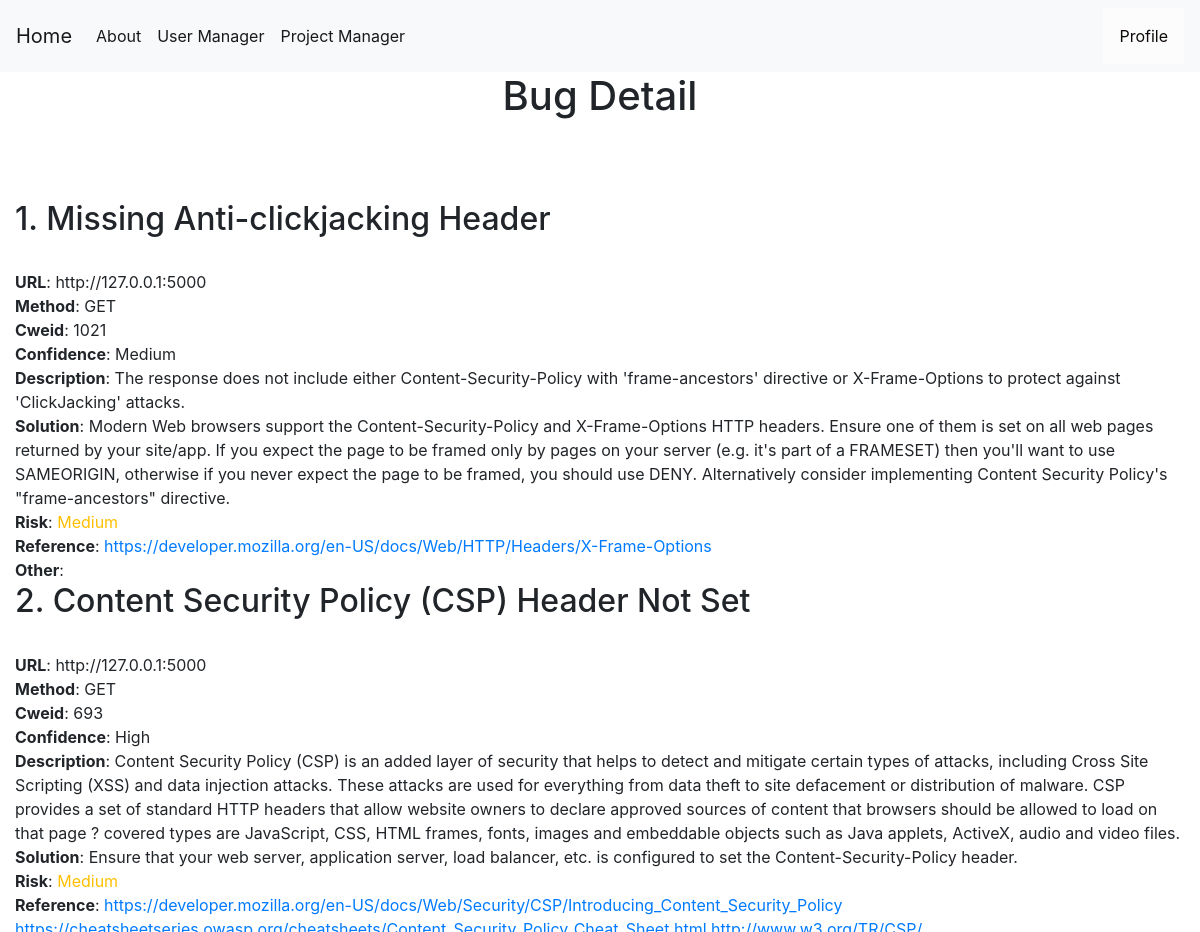
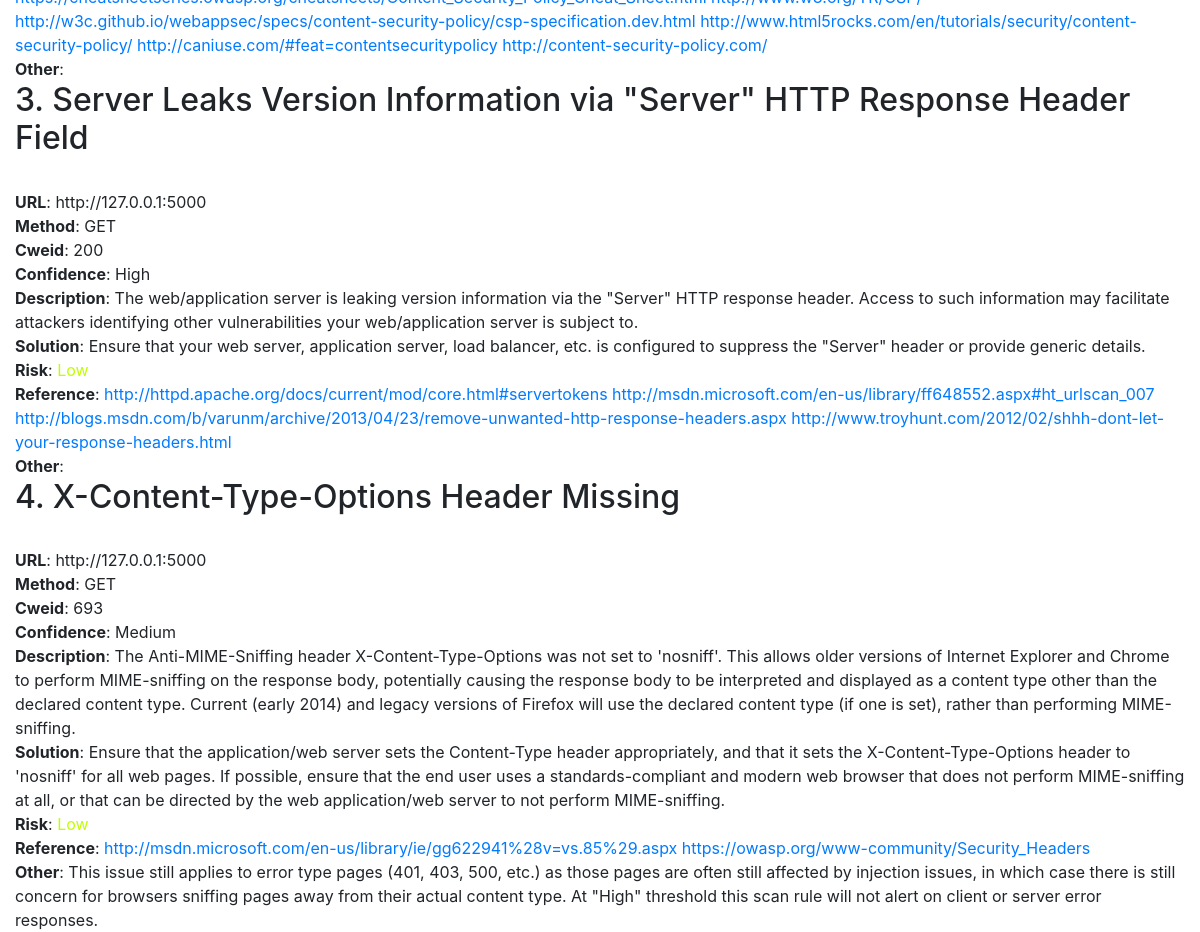
The app's page /bug-detail/2 (signed in) with its own data (2 pictures, top to bottom).
### tables this page shows
CREATE TABLE bugs (
    bugid INTEGER PRIMARY KEY AUTOINCREMENT,
    requestid INTEGER NOT NULL,
    name TEXT NOT NULL,
    bugurl TEXT NOT NULL,
    method TEXT NOT NULL,
    cweid TEXT NOT NULL,
    confidence TEXT NOT NULL,
    description TEXT NOT NULL,
    solution TEXT NOT NULL,
    risk TEXT NOT NULL,
    reference TEXT NOT NULL,
    other TEXT NOT NULL,
    pentester INTEGER,
    FOREIGN KEY (pentester) REFERENCES users(userid) ON DELETE CASCADE
    FOREIGN KEY (requestid) REFERENCES requests(requestid) ON DELETE CASCADE
);

### app.py (the view)
@app.route('/bug-detail/<int:id>', methods=('GET', 'POST'))
def bug_detail(id):
    msg = ''
    conn = get_db_connection()
    if session["userid"] == None:
        return redirect(url_for('login'))
    currentuser = get_current_user()
    conn = get_db_connection()
    requesturl = conn.execute('SELECT requesturl FROM requests WHERE requestid = ?',(id,)).fetchone()
    bugs = conn.execute('SELECT * FROM bugs WHERE bugurl LIKE ?',(requesturl["requesturl"],)).fetchall()
    return render_template('bug_detail.html',request=request,currentuser=currentuser,bugs=bugs,msg=msg)

### app.py (called while the page is built)
def get_db_connection():
    conn = sqlite3.connect('database.db')
    conn.row_factory = sqlite3.Row
    return conn

def get_current_user():
    userid = session["userid"]
    conn = get_db_connection()
    user = conn.execute('SELECT * FROM users WHERE userid = ?',(userid,)).fetchone()
    conn.commit()
    conn.close()
    return user

### templates/bug_detail.html (shortened to what this page needs)
{% extends 'base.html' %}
{% block content %}
    <center><h1>{% block title %}  Bug Detail  {% endblock %}</h1></center>
    <link rel= "stylesheet" type= "text/css" href= "{{ url_for('static',filename='css/showuser.css') }}">
  {% for bug in bugs %}
    <h2>{{ loop.index }}. {{bug.name}}</h2></br>
    <b>URL</b>: {{bug.bugurl}}</br>
    <b>Method</b>: {{bug.method}}<br>
    <b>Cweid</b>: {{bug.cweid}}</br>
    <b>Confidence</b>: {{bug.confidence}}</br>
    <b>Description</b>: {{bug.description}}</br>
    <b>Solution</b>: {{bug.solution}}</br>
    <b>Risk</b>:
    {% if bug.risk == "Informational" %}
    <a style="color:#00ffbf;">{{bug.risk}}</a></br>
    {% elif bug.risk == "Low" %}
    <a style="color:#bfff00;">{{bug.risk}}</a></br>
    {% elif bug.risk == "Medium" %}
    <a style="color:#ffbf00;">{{bug.risk}}</a></br>
    {% elif bug.risk == "High" %}
    <a style="color:#ff0000;">{{bug.risk}}</a></br>
    {% elif bug.risk == "Critical" %}
    <a style="color:#8000ff;" >{{bug.risk}}</a></br>
    {% endif %}
    <b>Reference</b>: <a href="{{bug.reference}}">{{bug.reference}}</a></br>
    <b>Other</b>: {{bug.other}}</br>
  {% endfor %}
{% endblock %}

### static/css/style.css (style rules this page uses)
body { min-height: 100vh; height: 100%; margin: 0; z-index: 10; display: grid; grid-template-rows: auto 1fr auto; }
body { display: flex; flex-direction: column; }

### records on screen
bugs: name "Missing Anti-clickjacking Header", bugurl "http://127.0.0.1:5000", method "GET", cweid "1021", confidence "Medium", description "The response does not include either Content-Security-Policy with 'frame-ancestors' directive or X-Frame-Options to protect against 'ClickJacking' attacks.", solution "Modern Web browsers support the Content-Security-Policy and X-Frame-Options HTTP headers. Ensure one of them is set on all web pages returned by your site/app. If you expect the page to be framed only by pages on your server (e.g. it's part of a FRAMESET) then you'll want to use SAMEORIGIN, otherwise if you never expect the page to be framed, you should use DENY. Alternatively consider implementing Content Security Policy's \"frame-ancestors\" directive.", risk "Medium", reference "https://developer.mozilla.org/en-US/docs/Web/HTTP/Headers/X-Frame-Options"
bugs: name "Content Security Policy (CSP) Header Not Set", bugurl "http://127.0.0.1:5000", method "GET", cweid "693", confidence "High", description "Content Security Policy (CSP) is an added layer of security that helps to detect and mitigate certain types of attacks, including Cross Site Scripting (XSS) and data injection attacks. These attacks are used for everything from data theft to site defacement or distribution of malware. CSP provides a set of standard HTTP headers that allow website owners to declare approved sources of content that browsers should be allowed to load on that page ? covered types are JavaScript, CSS, HTML frames, fonts, images and embeddable objects such as Java applets, ActiveX, audio and video files.", solution "Ensure that your web server, application server, load balancer, etc. is configured to set the Content-Security-Policy header.", risk "Medium", reference "https://developer.mozilla.org/en-US/docs/Web/Security/CSP/Introducing_Content_Security_Policy https://cheatsheetseries.owasp.org/cheatsheets/Content_Security_Policy_Cheat_Sheet.html http://www.w3.org/TR/CSP/ http://w3c.github.io/webappsec/specs/content-security-policy/csp-specification.dev.html http://www.html5rocks.com/en/tutorials/security/content-security-policy/ http://caniuse.com/#feat=contentsecuritypolicy http://content-security-policy.com/"
bugs: name "Server Leaks Version Information via \"Server\" HTTP Response Header Field", bugurl "http://127.0.0.1:5000", method "GET", cweid "200", confidence "High", description "The web/application server is leaking version information via the \"Server\" HTTP response header. Access to such information may facilitate attackers identifying other vulnerabilities your web/application server is subject to.", solution "Ensure that your web server, application server, load balancer, etc. is configured to suppress the \"Server\" header or provide generic details.", risk "Low", reference "http://httpd.apache.org/docs/current/mod/core.html#servertokens http://msdn.microsoft.com/en-us/library/ff648552.aspx#ht_urlscan_007 http://blogs.msdn.com/b/varunm/archive/2013/04/23/remove-unwanted-http-response-headers.aspx http://www.troyhunt.com/2012/02/shhh-dont-let-your-response-headers.html"
bugs: name "X-Content-Type-Options Header Missing", bugurl "http://127.0.0.1:5000", method "GET", cweid "693", confidence "Medium", description "The Anti-MIME-Sniffing header X-Content-Type-Options was not set to 'nosniff'. This allows older versions of Internet Explorer and Chrome to perform MIME-sniffing on the response body, potentially causing the response body to be interpreted and displayed as a content type other than the declared content type. Current (early 2014) and legacy versions of Firefox will use the declared content type (if one is set), rather than performing MIME-sniffing.", solution "Ensure that the application/web server sets the Content-Type header appropriately, and that it sets the X-Content-Type-Options header to 'nosniff' for all web pages. If possible, ensure that the end user uses a standards-compliant and modern web browser that does not perform MIME-sniffing at all, or that can be directed by the web application/web server to not perform MIME-sniffing.", risk "Low", reference "http://msdn.microsoft.com/en-us/library/ie/gg622941%28v=vs.85%29.aspx https://owasp.org/www-community/Security_Headers", other "This issue still applies to error type pages (401, 403, 500, etc.) as those pages are often still affected by injection issues, in which case there is still concern for browsers sniffing pages away from their actual content type. At \"High\" threshold this scan rule will not alert on client or server error responses."
